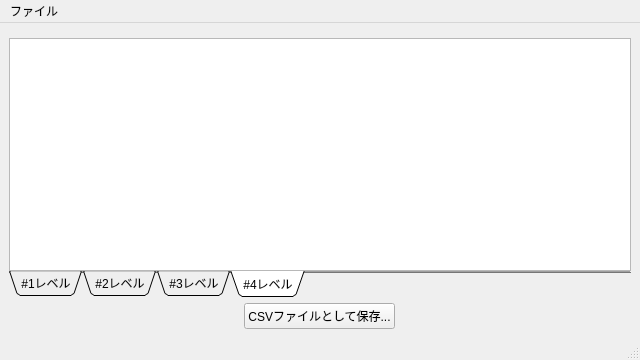
<?xml version="1.0" encoding="UTF-8"?>
<ui version="4.0">
 <class>MainWindow</class>
 <widget class="QMainWindow" name="MainWindow">
  <property name="geometry">
   <rect>
    <x>0</x>
    <y>0</y>
    <width>640</width>
    <height>360</height>
   </rect>
  </property>
  <property name="windowTitle">
   <string>MainWindow</string>
  </property>
  <property name="documentMode">
   <bool>true</bool>
  </property>
  <property name="tabShape">
   <enum>QTabWidget::TabShape::Rounded</enum>
  </property>
  <widget class="QWidget" name="centralwidget">
   <layout class="QVBoxLayout" name="centralLayout">
    <item>
     <widget class="FileSelector" name="fileSelector" native="true">
      <property name="sizePolicy">
       <sizepolicy hsizetype="Expanding" vsizetype="Minimum">
        <horstretch>0</horstretch>
        <verstretch>0</verstretch>
       </sizepolicy>
      </property>
      <property name="maximumSize">
       <size>
        <width>16777215</width>
        <height>40</height>
       </size>
      </property>
     </widget>
    </item>
    <item>
     <widget class="QTabWidget" name="levelTabWidget">
      <property name="tabPosition">
       <enum>QTabWidget::TabPosition::South</enum>
      </property>
      <property name="tabShape">
       <enum>QTabWidget::TabShape::Triangular</enum>
      </property>
      <property name="currentIndex">
       <number>3</number>
      </property>
      <property name="documentMode">
       <bool>true</bool>
      </property>
      <widget class="QWidget" name="level1Tab">
       <attribute name="title">
        <string>#1レベル</string>
       </attribute>
       <layout class="QVBoxLayout" name="level1TabLayout">
        <property name="leftMargin">
         <number>0</number>
        </property>
        <property name="topMargin">
         <number>0</number>
        </property>
        <property name="rightMargin">
         <number>0</number>
        </property>
        <property name="bottomMargin">
         <number>0</number>
        </property>
        <item>
         <widget class="SummaryTableWidget" name="level1TableWidget">
          <property name="styleSheet">
           <string notr="true">QTableWidget::item:selected { background: #316AC5; }</string>
          </property>
          <property name="editTriggers">
           <set>QAbstractItemView::EditTrigger::NoEditTriggers</set>
          </property>
         </widget>
        </item>
       </layout>
      </widget>
      <widget class="QWidget" name="level2Tab">
       <attribute name="title">
        <string>#2レベル</string>
       </attribute>
       <layout class="QVBoxLayout" name="level2TabLayout">
        <property name="leftMargin">
         <number>0</number>
        </property>
        <property name="topMargin">
         <number>0</number>
        </property>
        <property name="rightMargin">
         <number>0</number>
        </property>
        <property name="bottomMargin">
         <number>0</number>
        </property>
        <item>
         <widget class="SummaryTableWidget" name="level2TableWidget">
          <property name="styleSheet">
           <string notr="true">QTableWidget::item:selected { background: #316AC5; }</string>
          </property>
          <property name="editTriggers">
           <set>QAbstractItemView::EditTrigger::NoEditTriggers</set>
          </property>
         </widget>
        </item>
       </layout>
      </widget>
      <widget class="QWidget" name="level3Tab">
       <attribute name="title">
        <string>#3レベル</string>
       </attribute>
       <layout class="QVBoxLayout" name="level3TabLayout">
        <property name="leftMargin">
         <number>0</number>
        </property>
        <property name="topMargin">
         <number>0</number>
        </property>
        <property name="rightMargin">
         <number>0</number>
        </property>
        <property name="bottomMargin">
         <number>0</number>
        </property>
        <item>
         <widget class="SummaryTableWidget" name="level3TableWidget">
          <property name="styleSheet">
           <string notr="true">QTableWidget::item:selected { background: #316AC5; }</string>
          </property>
          <property name="editTriggers">
           <set>QAbstractItemView::EditTrigger::NoEditTriggers</set>
          </property>
         </widget>
        </item>
       </layout>
      </widget>
      <widget class="QWidget" name="level4Tab">
       <attribute name="title">
        <string>#4レベル</string>
       </attribute>
       <layout class="QVBoxLayout" name="level4TabLayout">
        <property name="leftMargin">
         <number>0</number>
        </property>
        <property name="topMargin">
         <number>0</number>
        </property>
        <property name="rightMargin">
         <number>0</number>
        </property>
        <property name="bottomMargin">
         <number>0</number>
        </property>
        <item>
         <widget class="SummaryTableWidget" name="level4TableWidget">
          <property name="styleSheet">
           <string notr="true">QTableWidget::item:selected { background: #316AC5; }</string>
          </property>
          <property name="editTriggers">
           <set>QAbstractItemView::EditTrigger::NoEditTriggers</set>
          </property>
         </widget>
        </item>
       </layout>
      </widget>
     </widget>
    </item>
    <item alignment="Qt::AlignCenter">
     <widget class="QPushButton" name="saveButton">
      <property name="maximumSize">
       <size>
        <width>200</width>
        <height>16777215</height>
       </size>
      </property>
      <property name="text">
       <string>CSVファイルとして保存...</string>
      </property>
      <property name="icon">
       <iconset theme="QIcon::ThemeIcon::DocumentSaveAs"/>
      </property>
     </widget>
    </item>
   </layout>
  </widget>
  <widget class="QMenuBar" name="menubar">
   <widget class="QMenu" name="fileMenu">
    <property name="title">
     <string>ファイル</string>
    </property>
    <addaction name="actionOpen"/>
    <addaction name="actionSaveAs"/>
    <addaction name="actionExit"/>
   </widget>
   <addaction name="fileMenu"/>
  </widget>
  <widget class="QStatusBar" name="statusbar"/>
  <action name="actionOpen">
   <property name="text">
    <string>開く...</string>
   </property>
  </action>
  <action name="actionSaveAs">
   <property name="text">
    <string>保存...</string>
   </property>
  </action>
  <action name="actionExit">
   <property name="text">
    <string>終了</string>
   </property>
  </action>
 </widget>
 <customwidgets>
  <customwidget>
   <class>FileSelector</class>
   <extends>QWidget</extends>
   <header>app/views/components/file_selector</header>
   <container>1</container>
  </customwidget>
  <customwidget>
   <class>SummaryTableWidget</class>
   <extends>QTableWidget</extends>
   <header>app/views/components/summary_table_widget</header>
  </customwidget>
 </customwidgets>
 <resources/>
 <connections/>
</ui>
